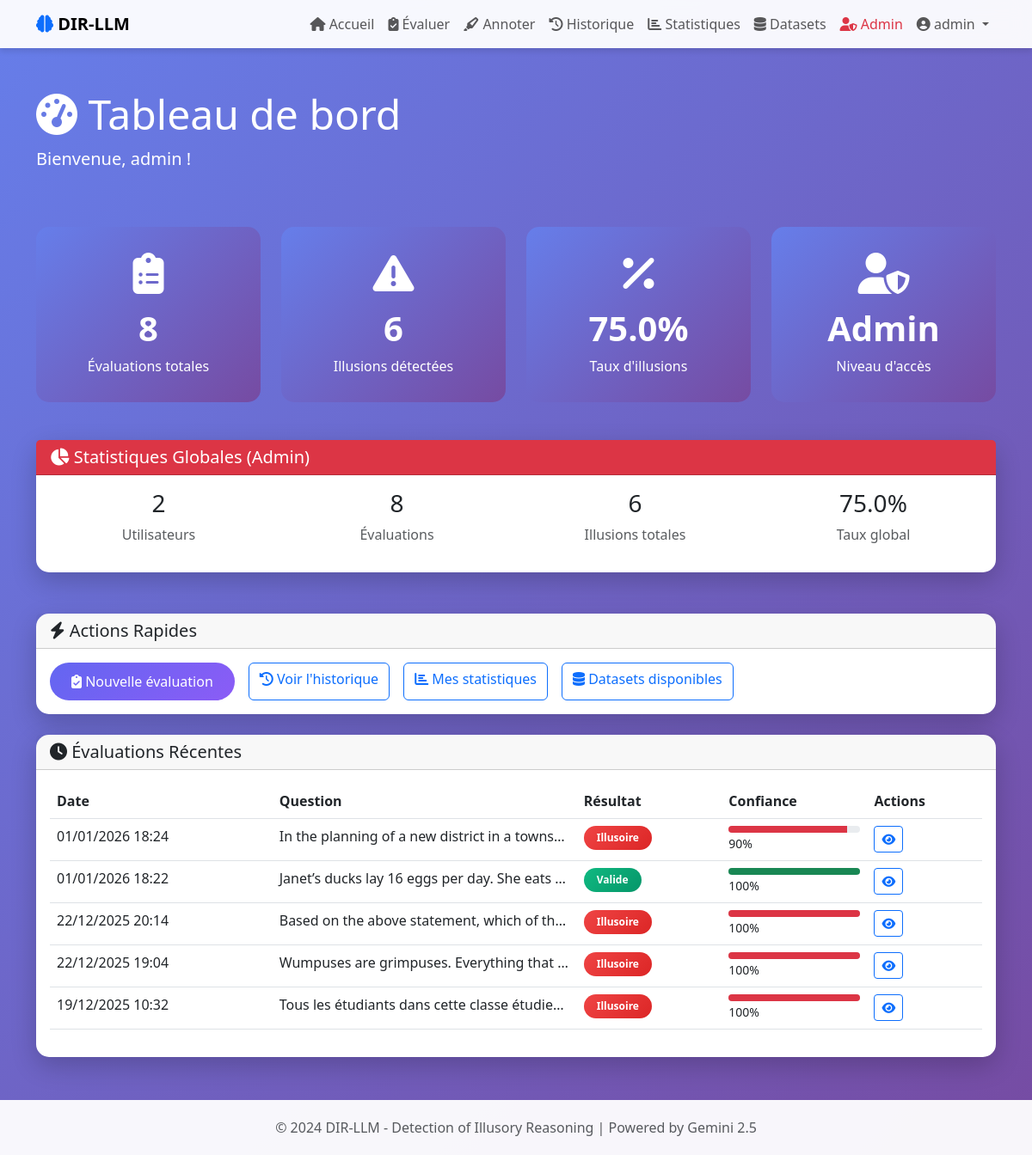
The page /dashboard (signed in) on the database its author committed.
### models/user.py (models this page shows, shortened)
class User(UserMixin, db.Model):
    id = db.Column(db.Integer, primary_key=True)
    username = db.Column(db.String(80), unique=True, nullable=False)
    email = db.Column(db.String(120), unique=True, nullable=False)
    password_hash = db.Column(db.String(200), nullable=False)
    created_at = db.Column(db.DateTime, default=datetime.utcnow)
    is_admin = db.Column(db.Boolean, default=False)
    evaluations = db.relationship('Evaluation', backref='user', lazy=True, cascade='all, delete-orphan')
    annotations = db.relationship('HumanAnnotation', backref='annotator', lazy=True)

### models/evaluation.py (models this page shows, shortened)
class Evaluation(db.Model):
    id = db.Column(db.Integer, primary_key=True)
    user_id = db.Column(db.Integer, db.ForeignKey('user.id'), nullable=False)
    question = db.Column(db.Text, nullable=False)
    llm_response = db.Column(db.Text, nullable=False)
    expected_answer = db.Column(db.String(500))
    dataset_name = db.Column(db.String(100))
    is_illusory = db.Column(db.Boolean, default=False)
    illusion_types = db.Column(db.Text)
    explanation = db.Column(db.Text)
    confidence = db.Column(db.Float)
    created_at = db.Column(db.DateTime, default=datetime.utcnow)
    judge_model = db.Column(db.String(50), default='gemini-2.5-flash')
    consistency_checks = db.relationship('ConsistencyCheck', backref='evaluation', lazy=True)
    logical_analyses = db.relationship('LogicalAnalysis', backref='evaluation', lazy=True)
    human_annotations = db.relationship('HumanAnnotation', backref='evaluation', lazy=True)

### routes/main.py (the view)
@main_bp.route('/dashboard')
@login_required
def dashboard():
    total_evaluations = Evaluation.query.filter_by(user_id=current_user.id).count()
    illusory_count = Evaluation.query.filter_by(user_id=current_user.id, is_illusory=True).count()
    recent_evaluations = Evaluation.query.filter_by(user_id=current_user.id)\
        .order_by(Evaluation.created_at.desc()).limit(5).all()
    global_stats = None
    if current_user.is_admin:
        global_stats = {
            'total_users': User.query.count(),
            'total_evaluations': Evaluation.query.count(),
            'total_illusory': Evaluation.query.filter_by(is_illusory=True).count()
        }
    return render_template('dashboard.html',
                         total_evaluations=total_evaluations,
                         illusory_count=illusory_count,
                         recent_evaluations=recent_evaluations,
                         global_stats=global_stats)

### app.py (called while the page is built)
def create_app():
    app = Flask(__name__)
    app.config.from_object(Config)
    db.init_app(app)
    login_manager = LoginManager()
    login_manager.init_app(app)
    login_manager.login_view = 'auth.login'
    @login_manager.user_loader
    def load_user(user_id):
        return User.query.get(int(user_id))
    init_routes(app)
    with app.app_context():
        init_db_complete()
    return app

### templates/dashboard.html (shortened to what this page needs)
{% extends "base.html" %}
{% block content %}
<div class="row mb-5">
    <div class="col-12">
        <h1 class="display-5 text-white">
            <i class="fas fa-tachometer-alt"></i> Tableau de bord
        </h1>
        <p class="lead text-white">Bienvenue, {{ current_user.username }} !</p>
    </div>
</div>
<div class="row mb-4">
    <div class="col-md-6 col-lg-3">
        <div class="stat-card text-center">
            <i class="fas fa-clipboard-list fa-3x mb-3"></i>
            <h2 class="display-6 fw-bold">{{ total_evaluations }}</h2>
            <p class="mb-0">Évaluations totales</p>
        </div>
    </div>
    <div class="col-md-6 col-lg-3">
        <div class="stat-card text-center">
            <i class="fas fa-exclamation-triangle fa-3x mb-3"></i>
            <h2 class="display-6 fw-bold">{{ illusory_count }}</h2>
            <p class="mb-0">Illusions détectées</p>
        </div>
    </div>
    <div class="col-md-6 col-lg-3">
        <div class="stat-card text-center">
            <i class="fas fa-percentage fa-3x mb-3"></i>
            <h2 class="display-6 fw-bold">
                {% if total_evaluations > 0 %}
                    {{ "%.1f"|format(illusory_count / total_evaluations * 100) }}%
                {% else %}
                    0%
                {% endif %}
            </h2>
            <p class="mb-0">Taux d'illusions</p>
        </div>
    </div>
    <div class="col-md-6 col-lg-3">
        <div class="stat-card text-center">
            <i class="fas fa-user-shield fa-3x mb-3"></i>
            <h2 class="display-6 fw-bold">
                {% if current_user.is_admin %}Admin{% else %}User{% endif %}
            </h2>
            <p class="mb-0">Niveau d'accès</p>
        </div>
    </div>
</div>
{% if current_user.is_admin and global_stats %}
<div class="row mb-5">
    <div class="col-12">
        <div class="card">
            <div class="card-header bg-danger text-white">
                <h5 class="mb-0"><i class="fas fa-chart-pie"></i> Statistiques Globales (Admin)</h5>
            </div>
            <div class="card-body">
                <div class="row text-center">
                    <div class="col-md-3">
                        <h3>{{ global_stats.total_users }}</h3>
                        <p class="text-muted">Utilisateurs</p>
                    </div>
                    <div class="col-md-3">
                        <h3>{{ global_stats.total_evaluations }}</h3>
                        <p class="text-muted">Évaluations</p>
                    </div>
                    <div class="col-md-3">
                        <h3>{{ global_stats.total_illusory }}</h3>
                        <p class="text-muted">Illusions totales</p>
                    </div>
                    <div class="col-md-3">
                        <h3>
                            {% if global_stats.total_evaluations > 0 %}
                                {{ "%.1f"|format(global_stats.total_illusory / global_stats.total_evaluations * 100) }}%
                            {% else %}
                                0%
                            {% endif %}
                        </h3>
                        <p class="text-muted">Taux global</p>
                    </div>
                </div>
            </div>
        </div>
    </div>
</div>
{% endif %}
<div class="row mb-4">
    <div class="col-12">
        <div class="card">
            <div class="card-header">
                <h5 class="mb-0"><i class="fas fa-bolt"></i> Actions Rapides</h5>
            </div>
            <div class="card-body">
                <div class="d-grid gap-2 d-md-flex">
                    <a href="{{ url_for('main.evaluate') }}" class="btn btn-primary me-2">
                        <i class="fas fa-clipboard-check"></i> Nouvelle évaluation
                    </a>
                    <a href="{{ url_for('main.history') }}" class="btn btn-outline-primary me-2">
                        <i class="fas fa-history"></i> Voir l'historique
                    </a>
                    <a href="{{ url_for('main.statistics') }}" class="btn btn-outline-primary me-2">
                        <i class="fas fa-chart-bar"></i> Mes statistiques
                    </a>
                    <a href="{{ url_for('datasets.view_datasets') }}" class="btn btn-outline-primary">
                        <i class="fas fa-database"></i> Datasets disponibles
                    </a>
                </div>
            </div>
        </div>
    </div>
</div>
<div class="row">
    <div class="col-12">
        <div class="card">
            <div class="card-header">
                <h5 class="mb-0"><i class="fas fa-clock"></i> Évaluations Récentes</h5>
            </div>
            <div class="card-body">
                {% if recent_evaluations %}
                <div class="table-responsive">
                    <table class="table table-hover">
                        <thead>
                            <tr>
                                <th>Date</th>
                                <th>Question</th>
                                <th>Résultat</th>
                                <th>Confiance</th>
                                <th>Actions</th>
                            </tr>
                        </thead>
                        <tbody>
                            {% for eval in recent_evaluations %}
                            <tr>
                                <td>{{ eval.created_at.strftime('%d/%m/%Y %H:%M') }}</td>
                                <td class="text-truncate" style="max-width: 200px;">
                                    {{ eval.question[:100] }}{% if eval.question|length > 100 %}...{% endif %}
                                </td>
                                <td>
                                    {% if eval.is_illusory %}
                                    <span class="badge badge-illusion">Illusoire</span>
                                    {% else %}
                                    <span class="badge badge-valid">Valide</span>
                                    {% endif %}
                                </td>
                                <td>
                                    <div class="progress" style="height: 8px;">
                                        <div class="progress-bar {% if eval.is_illusory %}bg-danger{% else %}bg-success{% endif %}"
                                             role="progressbar"
                                             style="width: {{ eval.confidence * 100 }}%">
                                        </div>
                                    </div>
                                    <small>{{ "%.0f"|format(eval.confidence * 100) }}%</small>
                                </td>
                                <td>
                                    <a href="{{ url_for('main.evaluation_detail', eval_id=eval.id) }}"
                                       class="btn btn-sm btn-outline-primary">
                                        <i class="fas fa-eye"></i>
                                    </a>
                                </td>
                            </tr>
                            {% endfor %}
                        </tbody>
                    </table>
                </div>
                {% endif %}
            </div>
        </div>
    </div>
</div>
{% endblock %}

### templates/base.html (shortened to what this page needs)
<!DOCTYPE html>
<html lang="fr">
<head>
    <link href="https://cdn.jsdelivr.net/npm/bootstrap@5.3.0/dist/css/bootstrap.min.css" rel="stylesheet">
    <link rel="stylesheet" href="https://cdnjs.cloudflare.com/ajax/libs/font-awesome/6.4.0/css/all.min.css">
</head>
<body>
    <nav class="navbar navbar-expand-lg navbar-light">
        <div class="container">
            <a class="navbar-brand fw-bold" href="{{ url_for('auth.index') }}">
                <i class="fas fa-brain text-primary"></i> DIR-LLM
            </a>
            <div class="collapse navbar-collapse" id="navbarNav">
                <ul class="navbar-nav ms-auto">
                    {% if current_user.is_authenticated %}
                        <li class="nav-item">
                            <a class="nav-link" href="{{ url_for('main.dashboard') }}">
                                <i class="fas fa-home"></i> Accueil
                            </a>
                        </li>
                        <li class="nav-item">
                            <a class="nav-link" href="{{ url_for('main.evaluate') }}">
                                <i class="fas fa-clipboard-check"></i> Évaluer
                            </a>
                        </li>
                        <li class="nav-item">
                            <a class="nav-link" href="{{ url_for('annotations.annotate_list') }}">
                                <i class="fas fa-highlighter"></i> Annoter
                            </a>
                        </li>
                        <li class="nav-item">
                            <a class="nav-link" href="{{ url_for('main.history') }}">
                                <i class="fas fa-history"></i> Historique
                            </a>
                        </li>
                        <li class="nav-item">
                            <a class="nav-link" href="{{ url_for('main.statistics') }}">
                                <i class="fas fa-chart-bar"></i> Statistiques
                            </a>
                        </li>
                        <li class="nav-item">
                            <a class="nav-link" href="{{ url_for('datasets.view_datasets') }}">
                                <i class="fas fa-database"></i> Datasets
                            </a>
                        </li>
                        {% if current_user.is_admin %}
                        <li class="nav-item">
                            <a class="nav-link text-danger" href="{{ url_for('admin.admin_panel') }}">
                                <i class="fas fa-user-shield"></i> Admin
                            </a>
                        </li>
                        {% endif %}
                        <li class="nav-item dropdown">
                            <a class="nav-link dropdown-toggle" href="#" id="navbarDropdown" role="button" data-bs-toggle="dropdown">
                                <i class="fas fa-user-circle"></i> {{ current_user.username }}
                            </a>
                        </li>
                    {% endif %}
                </ul>
            </div>
        </div>
    </nav>
    <main class="container my-5">
        {% block content %}{% endblock %}
    </main>
    <footer class="footer text-center">
        <div class="container">
            <p class="mb-0 text-muted">
                &copy; 2024 DIR-LLM - Detection of Illusory Reasoning | Powered by Gemini 2.5
            </p>
        </div>
    </footer>
</body>
</html>

### templates/base.html (style rules this page uses)
:root { --primary: #6366f1; --secondary: #8b5cf6; --success: #10b981; --danger: #ef4444; --warning: #f59e0b; --dark: #1f2937; }
body { font-family: 'Segoe UI', Tahoma, Geneva, Verdana, sans-serif; background: linear-gradient(135deg, #667eea 0%, #764ba2 100%); min-height: 100vh; }
.navbar { background: rgba(255, 255, 255, 0.95) !important; backdrop-filter: blur(10px); box-shadow: 0 4px 6px rgba(0, 0, 0, 0.1); }
.card { border: none; border-radius: 15px; box-shadow: 0 10px 30px rgba(0, 0, 0, 0.2); transition: transform 0.3s ease; }
.btn-primary { background: linear-gradient(135deg, var(--primary), var(--secondary)); border: none; padding: 10px 25px; border-radius: 25px; transition: all 0.3s ease; }
.badge-illusion { background: linear-gradient(135deg, #ef4444, #dc2626); padding: 8px 15px; border-radius: 20px; }
.badge-valid { background: linear-gradient(135deg, #10b981, #059669); padding: 8px 15px; border-radius: 20px; }
.stat-card { background: linear-gradient(135deg, #667eea, #764ba2); color: white; padding: 30px; border-radius: 15px; margin-bottom: 20px; }
.footer { background: rgba(255, 255, 255, 0.95); padding: 20px 0; margin-top: 50px; }

### rows shown on the page
User: username "admin"
Evaluation: created_at "01/01/2026 18:24", question "In the planning of a new district in a towns…", is_illusory "Illusoire", eval.confidence*100 "90"
Evaluation: created_at "01/01/2026 18:22", question "Janet’s ducks lay 16 eggs per day. She eats…", is_illusory "Valide", eval.confidence*100 "100"
Evaluation: created_at "22/12/2025 20:14", question "Based on the above statement, which of th…", is_illusory "Illusoire", eval.confidence*100 "100"
Evaluation: created_at "22/12/2025 19:04", question "Wumpuses are grimpuses. Everything that…", is_illusory "Illusoire", eval.confidence*100 "100"
Evaluation: created_at "19/12/2025 10:32", question "Tous les étudiants dans cette classe étudie…", is_illusory "Illusoire", eval.confidence*100 "100"

### other values the page prints
{{ total_evaluations }} "8"
{{ illusory_count }} "6"
{{ "%.1f"|format(illusory_count / total_evaluations * 100) }} "75.0"
{{ global_stats.total_users }} "2"
{{ global_stats.total_evaluations }} "8"
{{ global_stats.total_illusory }} "6"
